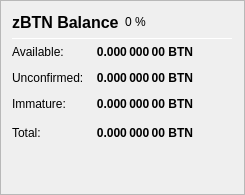
                   <widget class="QFrame" name="frame_ZerocoinBalances">
                    <property name="frameShape">
                     <enum>QFrame::StyledPanel</enum>
                    </property>
                    <property name="frameShadow">
                     <enum>QFrame::Raised</enum>
                    </property>
                    <layout class="QVBoxLayout" name="verticalLayout_7">
                     <item>
                      <layout class="QHBoxLayout" name="horizontalLayout_8" stretch="0,0,0">
                       <item>
                        <widget class="QLabel" name="label_5z_3">
                         <property name="minimumSize">
                          <size>
                           <width>0</width>
                           <height>20</height>
                          </size>
                         </property>
                         <property name="font">
                          <font>
                           <pointsize>12</pointsize>
                           <weight>75</weight>
                           <bold>true</bold>
                          </font>
                         </property>
                         <property name="text">
                          <string>zBTN Balance</string>
                         </property>
                        </widget>
                       </item>
                       <item>
                        <widget class="QLabel" name="labelzBTNPercent">
                         <property name="text">
                          <string notr="true">0 %</string>
                         </property>
                        </widget>
                       </item>
                       <item>
                        <spacer name="horizontalSpacer_11">
                         <property name="orientation">
                          <enum>Qt::Horizontal</enum>
                         </property>
                         <property name="sizeHint" stdset="0">
                          <size>
                           <width>40</width>
                           <height>20</height>
                          </size>
                         </property>
                        </spacer>
                       </item>
                      </layout>
                     </item>
                     <item>
                      <widget class="Line" name="line_ZerocoinBalance">
                       <property name="minimumSize">
                        <size>
                         <width>0</width>
                         <height>1</height>
                        </size>
                       </property>
                       <property name="maximumSize">
                        <size>
                         <width>16777215</width>
                         <height>1</height>
                        </size>
                       </property>
                       <property name="orientation">
                        <enum>Qt::Horizontal</enum>
                       </property>
                      </widget>
                     </item>
                     <item>
                      <layout class="QGridLayout" name="gridLayout_5">
                       <property name="spacing">
                        <number>12</number>
                       </property>
                       <item row="1" column="0">
                        <widget class="QLabel" name="labelzBalanceMatureText">
                         <property name="toolTip">
                          <string>Mature: more than 20 confirmation and more than 1 mint of the same denomination after it was minted.
These zBTN are spendable.</string>
                         </property>
                         <property name="text">
                          <string>Available:</string>
                         </property>
                        </widget>
                       </item>
                       <item row="1" column="1">
                        <widget class="QLabel" name="labelzBalanceMature">
                         <property name="font">
                          <font>
                           <weight>75</weight>
                           <bold>true</bold>
                          </font>
                         </property>
                         <property name="toolTip">
                          <string>Mature: more than 20 confirmation and more than 1 mint of the same denomination after it was minted.
These zBTN are spendable.</string>
                         </property>
                         <property name="text">
                          <string notr="true">0.000 000 00 BTN</string>
                         </property>
                         <property name="alignment">
                          <set>Qt::AlignRight|Qt::AlignTrailing|Qt::AlignVCenter</set>
                         </property>
                        </widget>
                       </item>
                       <item row="2" column="0">
                        <widget class="QLabel" name="labelzBalanceUnconfirmedText">
                         <property name="toolTip">
                          <string>Unconfirmed: less than 20 confirmations
Immature: confirmed, but less than 1 mint of the same denomination after it was minted</string>
                         </property>
                         <property name="text">
                          <string>Unconfirmed:</string>
                         </property>
                        </widget>
                       </item>
                       <item row="2" column="1">
                        <widget class="QLabel" name="labelzBalanceUnconfirmed">
                         <property name="font">
                          <font>
                           <weight>75</weight>
                           <bold>true</bold>
                          </font>
                         </property>
                         <property name="toolTip">
                          <string>Unconfirmed: less than 20 confirmations
Immature: confirmed, but less than 1 mint of the same denomination after it was minted</string>
                         </property>
                         <property name="text">
                          <string notr="true">0.000 000 00 BTN</string>
                         </property>
                         <property name="alignment">
                          <set>Qt::AlignRight|Qt::AlignTrailing|Qt::AlignVCenter</set>
                         </property>
                        </widget>
                       </item>
                       <item row="3" column="0">
                        <widget class="QLabel" name="labelzBalanceImmatureText">
                         <property name="toolTip">
                          <string>Unconfirmed: less than 20 confirmations
Immature: confirmed, but less than 1 mint of the same denomination after it was minted</string>
                         </property>
                         <property name="text">
                          <string>Immature:</string>
                         </property>
                        </widget>
                       </item>
                       <item row="3" column="1">
                        <widget class="QLabel" name="labelzBalanceImmature">
                         <property name="font">
                          <font>
                           <weight>75</weight>
                           <bold>true</bold>
                          </font>
                         </property>
                         <property name="toolTip">
                          <string>Unconfirmed: less than 20 confirmations
Immature: confirmed, but less than 1 mint of the same denomination after it was minted</string>
                         </property>
                         <property name="text">
                          <string notr="true">0.000 000 00 BTN</string>
                         </property>
                         <property name="alignment">
                          <set>Qt::AlignRight|Qt::AlignTrailing|Qt::AlignVCenter</set>
                         </property>
                        </widget>
                       </item>
                       <item row="4" column="0">
                        <widget class="QLabel" name="labelzBalanceText">
                         <property name="toolTip">
                          <string>Your current zBTN balance, unconfirmed and immature zBTN included.</string>
                         </property>
                         <property name="text">
                          <string>Total:</string>
                         </property>
                        </widget>
                       </item>
                       <item row="4" column="1">
                        <widget class="QLabel" name="labelzBalance">
                         <property name="font">
                          <font>
                           <weight>75</weight>
                           <bold>true</bold>
                          </font>
                         </property>
                         <property name="cursor">
                          <cursorShape>IBeamCursor</cursorShape>
                         </property>
                         <property name="toolTip">
                          <string>Your current zBTN balance, unconfirmed and immature zBTN included.</string>
                         </property>
                         <property name="text">
                          <string notr="true">0.000 000 00 BTN</string>
                         </property>
                         <property name="alignment">
                          <set>Qt::AlignRight|Qt::AlignTrailing|Qt::AlignVCenter</set>
                         </property>
                         <property name="textInteractionFlags">
                          <set>Qt::LinksAccessibleByMouse|Qt::TextSelectableByKeyboard|Qt::TextSelectableByMouse</set>
                         </property>
                        </widget>
                       </item>
                       <item row="4" column="2">
                        <spacer name="horizontalSpacer_4">
                         <property name="orientation">
                          <enum>Qt::Horizontal</enum>
                         </property>
                         <property name="sizeHint" stdset="0">
                          <size>
                           <width>40</width>
                           <height>20</height>
                          </size>
                         </property>
                        </spacer>
                       </item>
                      </layout>
                     </item>
                     <item>
                      <spacer name="verticalSpacer_4">
                       <property name="orientation">
                        <enum>Qt::Vertical</enum>
                       </property>
                       <property name="sizeHint" stdset="0">
                        <size>
                         <width>20</width>
                         <height>40</height>
                        </size>
                       </property>
                      </spacer>
                     </item>
                    </layout>
                   </widget>
